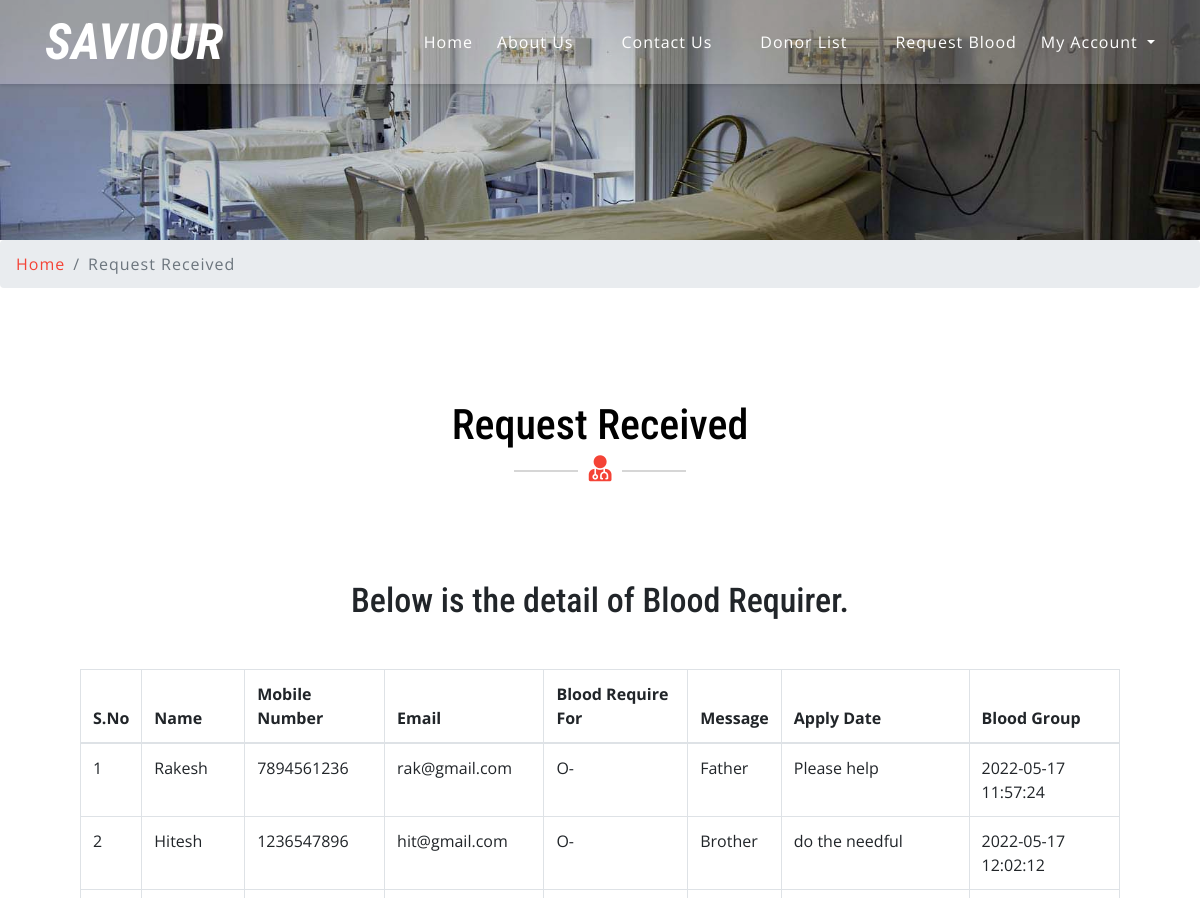
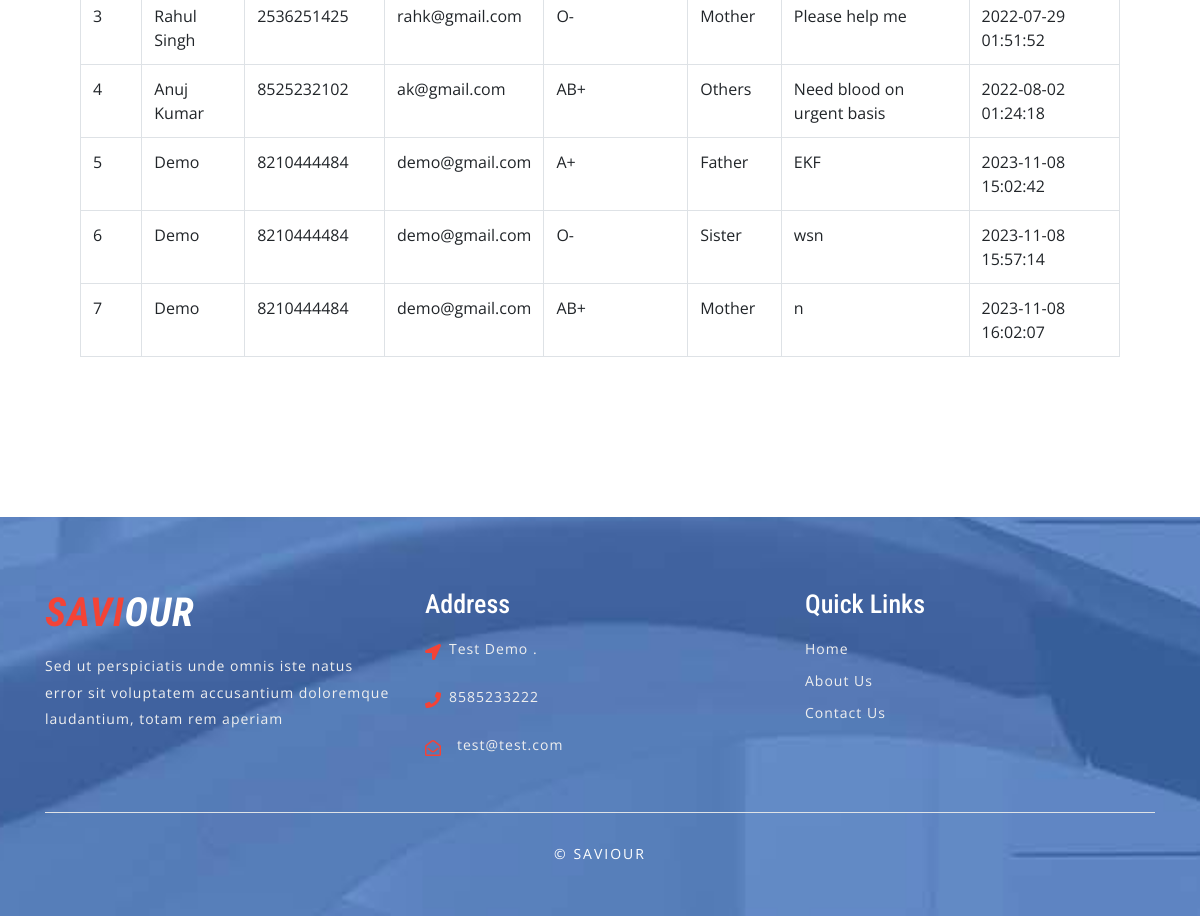
Screenshot of /bbdms/request-received.php (signed in) with the database file from the repository (2 pictures, top to bottom).
### tables this page shows
CREATE TABLE `tblbloodrequirer` (
  `ID` int(10) NOT NULL,
  `BloodDonarID` int(10) DEFAULT NULL,
  `name` varchar(250) DEFAULT NULL,
  `EmailId` varchar(250) DEFAULT NULL,
  `ContactNumber` bigint(10) DEFAULT NULL,
  `BloodRequirefor` varchar(250) DEFAULT NULL,
  `Message` mediumtext DEFAULT NULL,
  `ApplyDate` timestamp NULL DEFAULT current_timestamp()
);

CREATE TABLE `tblblooddonars` (
  `id` int(11) NOT NULL,
  `FullName` varchar(100) DEFAULT NULL,
  `MobileNumber` char(11) DEFAULT NULL,
  `EmailId` varchar(100) DEFAULT NULL,
  `Gender` varchar(20) DEFAULT NULL,
  `Age` int(11) DEFAULT NULL,
  `BloodGroup` varchar(20) DEFAULT NULL,
  `Address` varchar(255) DEFAULT NULL,
  `Message` mediumtext DEFAULT NULL,
  `PostingDate` timestamp NOT NULL DEFAULT current_timestamp(),
  `status` int(1) DEFAULT NULL,
  `Password` varchar(250) DEFAULT NULL
);

CREATE TABLE `tblcontactusinfo` (
  `id` int(11) NOT NULL,
  `Address` tinytext DEFAULT NULL,
  `EmailId` varchar(255) DEFAULT NULL,
  `ContactNo` char(11) DEFAULT NULL
);

### bbdms/request-received.php (the view, shortened to what this page needs)
<?php
include('includes/config.php');
if (strlen($_SESSION['bbdmsdid']==0)) {
  header('location:logout.php');
  } else{
  ?>
<!DOCTYPE html>
<html lang="zxx">
<head>
	<link rel="stylesheet" href="css/bootstrap.css">
	<link rel="stylesheet" href="css/style.css" type="text/css" media="all" />
	<link rel="stylesheet" href="css/fontawesome-all.css">
</head>
<body>
	<?php include('includes/header.php');?>
	<div class="inner-banner-w3ls">
	</div>
	<div class="breadcrumb-agile">
		<div aria-label="breadcrumb">
			<ol class="breadcrumb">
				<li class="breadcrumb-item">
					<a href="index.php">Home</a>
				</li>
				<li class="breadcrumb-item active" aria-current="page">Request Received</li>
			</ol>
		</div>
	</div>
	<div class="appointment py-5">
		<div class="py-xl-5 py-lg-3">
			<div class="w3ls-titles text-center mb-5">
				<h3 class="title">Request Received</h3>
				<span>
					<i class="fas fa-user-md"></i>
				</span>
			</div>
			<div class="d-flex">
				<div class="contact-right-w3l appoint-form" style="width:100% !important;">
					<h5 class="title-w3 text-center mb-5">Below is the detail of Blood Requirer.</h5>
					<table border="1" class="table table-bordered">
                                    <thead>
                                         <tr>
                                         	<th>S.No</th>
                                            <th>Name</th>
                                            <th>Mobile Number</th>
                                            <th>Email</th>
                                            <th>Blood Require For</th>
                                            <th>Message</th>
                                            <th>Apply Date</th>
											<th>Blood Group</th>
                                        </tr>
                                    </thead>
                                    <tbody>
                                        <tr><?php
                                          $uid=$_SESSION['bbdmsdid'];
$sql="SELECT tblbloodrequirer.BloodDonarID,tblbloodrequirer.name,tblbloodrequirer.EmailId,tblbloodrequirer.ContactNumber,tblbloodrequirer.BloodRequirefor,tblbloodrequirer.Message,tblbloodrequirer.ApplyDate,tblblooddonars.id as donid,tblblooddonars.FullName,tblblooddonars.MobileNumber,tblblooddonars.BloodGroup  from  tblbloodrequirer join tblblooddonars on tblblooddonars.id=tblbloodrequirer.BloodDonarID where tblblooddonars.FullName like '%$sdata%' || tblblooddonars.MobileNumber like '%$sdata%'";
$query = $dbh -> prepare($sql);
$query->bindParam(':uid',$uid,PDO::PARAM_STR);
$query->execute();
$results=$query->fetchAll(PDO::FETCH_OBJ);
$cnt=1;
if($query->rowCount() > 0)
{
foreach($results as $row)
{               ?>
                                            <td><?php echo htmlentities($cnt);?></td>
                                        <td><?php  echo htmlentities($row->name);?></td>
                                             <td><?php  echo htmlentities($row->ContactNumber);?></td>
                                             <td><?php  echo htmlentities($row->EmailId);?></td>
											 <td><?php  echo htmlentities($row->BloodGroup);?></td>
                                          <td><?php  echo htmlentities($row->BloodRequirefor);?></td>
                 <td><?php  echo htmlentities($row->Message);?>
                  </td>
                                            <td>
                                              <?php  echo htmlentities($row->ApplyDate);?>
                                            </td>
                                        </tr>
                                    <?php $cnt=$cnt+1;}} else {?>
                                        <tr>
                                            <th colspan="8" style="color:red;"> No Record found</th>
                                        </tr>
                                    <?php } ?>
                                    </tbody>
                                </table>
				</div>
			</div>
		</div>
	</div>
	<?php include('includes/footer.php');?>
	<link rel="stylesheet" href="css/jquery-ui.css" />
</body>
</html><?php } ?>

### bbdms/includes/header.php (shortened to what this page needs)
<div id="home">
    <div class="main-top py-1">
        <nav class="navbar navbar-expand-lg navbar-light fixed-navi">
            <div class="container">
                <h1>
                    <a class="navbar-brand font-weight-bold font-italic" href="index.php">
                        <span>SAVIOUR</span>
                    </a>
                </h1>
                <div class="collapse navbar-collapse text-center" id="navbarSupportedContent">
                    <ul class="navbar-nav ml-lg-auto">
                        <li class="nav-item active mt-lg-0 mt-3">
                            <a class="nav-link" href="index.php">Home
                            </a>
                        </li>
                        <li class="nav-item mx-lg-4 my-lg-0 my-3">
                            <a class="nav-link" href="about.php">About Us</a>
                        </li>
                        <li class="nav-item mx-lg-4 my-lg-0 my-3">
                            <a class="nav-link" href="contact.php">Contact Us</a>
                        </li>
                        <li class="nav-item mx-lg-4 my-lg-0 my-3">
                            <a class="nav-link" href="donor-list.php">Donor List</a>
                        </li>
                        <li class="nav-item mx-lg-4 my-lg-0 my-3">
                            <a class="nav-link" href="contact-blood.php">Request Blood</a>
                        </li>
                        <?php if (strlen($_SESSION['bbdmsdid']!=0)) {?>
                        <li class="nav-item dropdown">
                            <a class="nav-link dropdown-toggle" href="#" id="navbarDropdown" role="button" data-toggle="dropdown"
                                aria-haspopup="true" aria-expanded="false">
                                My Account
                            </a>
                        </li>
                        <?php } ?>
                </div>
            </div>
        </nav>
    </div>
</div>

### bbdms/includes/footer.php (shortened to what this page needs)
<footer>
    <div class="w3ls-footer-grids pt-sm-4 pt-3">
      <div class="container py-xl-5 py-lg-3">
        <div class="row">
          <div class="col-md-4 w3l-footer">
            <h2 class="mb-sm-3 mb-2">
              <a href="index.php" class="text-white font-italic font-weight-bold">
                <span>SAVI</span>OUR
              </a>
            </h2>
            <p>Sed ut perspiciatis unde omnis iste natus error sit voluptatem accusantium doloremque laudantium, totam rem
              aperiam          </div>
          <div class="col-md-4 w3l-footer my-md-0 my-4">
            <h3 class="mb-sm-3 mb-2 text-white">Address</h3>
            <ul class="list-unstyled">
              <?php
$sql = "SELECT * from tblcontactusinfo";
$query = $dbh -> prepare($sql);
$query->execute();
$results=$query->fetchAll(PDO::FETCH_OBJ);
if($query->rowCount() > 0)
{
foreach($results as $result)
{ ?>
              <li>
                <i class="fas fa-location-arrow float-left"></i>
                <p class="ml-4">
                  <span><?php  echo $result->Address; ?>. </p>
                <div class="clearfix"></div>
              </li>
              <li class="my-3">
                <i class="fas fa-phone float-left"></i>
                <p class="ml-4"><?php  echo $result->ContactNo; ?></p>
                <div class="clearfix"></div>
              </li>
              <li>
                <i class="far fa-envelope-open float-left"></i>
                <a href="mailto:info@example.com" class="ml-3"><?php  echo $result->EmailId; ?></a>
                <div class="clearfix"></div>
              </li>
            <?php } } ?></ul>
          </div>
          <div class="col-md-4 w3l-footer">
            <h3 class="mb-sm-3 mb-2 text-white">Quick Links</h3>
            <div class="nav-w3-l">
              <ul class="list-unstyled">
                <li>
                  <a href="index.php">Home</a>
                </li>
                <li class="mt-2">
                  <a href="about.php">About Us</a>
                </li>
                <li class="mt-2">
                  <a href="contact.php">Contact Us</a>
                </li>
              </ul>
            </div>
          </div>
        </div>
        <div class="border-top mt-5 pt-lg-4 pt-3 pb-lg-0 pb-3 text-center">
          <p class="copy-right-grids mt-lg-1">©  SAVIOUR
          </p>
        </div>
      </div>
    </div>
  </footer>

### bbdms/css/style.css (style rules this page uses)
body { padding: 0; margin: 0; background: #FFF; font-family: 'Open Sans', sans-serif; }
body a { transition: 0.5s all; -webkit-transition: 0.5s all; -moz-transition: 0.5s all; -o-transition: 0.5s all; -ms-transition: 0.5s all; text-decoration: none; }
h1, h2, h3, h4, h5, h6 { margin: 0; padding: 0; font-family: 'Roboto Condensed', sans-serif; }
p { margin: 0; padding: 0; font-family: 'Open Sans', sans-serif; font-size: 15px; letter-spacing: 1px; line-height: 1.9; color: #999; }
ul, ol { margin: 0; padding: 0; }
div#home { position: relative; }
.main-top { position: absolute; z-index: 999; width: 100%; background: rgba(255, 255, 255, 0.26); box-shadow: 0 2px 3px 0 rgba(0, 0, 0, 0.1); -webkit-transition: background-color .1s ease-in-out; -moz-transition: background-color .1s ease-in-out; -ms-transition: background-color .1s ease-in-out; -o-transition: background-color .1s ease-in-out; transition: background-color .1s ease-in-out; }
.navbar-light .navbar-nav .nav-link { padding: 0; color: #fff; background: transparent; font-size: 16px; letter-spacing: 1px; }
.navbar-light .navbar-nav .show>.nav-link, .navbar-light .navbar-nav .active>.nav-link, .navbar-light .navbar-nav .nav-link.show, .navbar-light .navbar-nav .nav-link.active, .navbar-light .navbar-nav .nav-link:hover, .navbar-light .navbar-nav .nav-link:focus { color: #ffffff; }
nav.fixed-navi ul { list-style: none; margin: 0; padding: 0; }
nav.fixed-navi ul li { float: left; }
a.navbar-brand { color: #f44336; font-size: 50px; padding: 0; }
.navbar-light .navbar-brand, .navbar-light .navbar-brand:hover, .navbar-light .navbar-brand:focus, .w3l-footer h2 a span { color: #f44336; }
a.navbar-brand span { color: #fff; }
h3.title { color: #000; font-size: 42px; }
.w3ls-titles span { position: relative; }
.w3ls-titles span:before { content: " "; background: #d6d6d6; width: 64px; height: 2px; position: absolute; top: 9px; left: -75px; }
.w3ls-titles span:after { content: " "; background: #d6d6d6; width: 64px; height: 2px; position: absolute; top: 9px; right: -75px; }
.w3ls-titles i { color: #f44336; font-size: 26px; margin-top: 5px; }
footer { background: url(../images/bg3.jpg) no-repeat center fixed; background-size: cover; -webkit-background-size: cover; -moz-background-size: cover; -o-background-size: cover; -moz-background-size: cover; }
.w3l-footer h2 a { font-size: 40px; letter-spacing: 1px; }
.w3l-footer h3 { font-size: 26px; }
.w3l-footer p, .w3l-footer p a, .w3l-footer ul li a { font-size: 14px; color: #efefef; letter-spacing: 1px; }
.w3l-footer ul li i { color: #f44336; line-height: 2; }
p.copy-right-grids { font-size: 14px; color: #fff; letter-spacing: 2px; }
.inner-banner-w3ls { background: url(../images/banner3.jpg) no-repeat center; background-size: cover; -webkit-background-size: cover; -moz-background-size: cover; -o-background-size: cover; -moz-background-size: cover; height: 20vw; }
.breadcrumb li a { color: #f44336; }
.breadcrumb li { letter-spacing: 1px; color: #000; }
h5.title-w3 { font-size: 34px; }
.contact-right-w3l { padding: 3em 5em; }
.contact-right-w3l.appoint-form { float: right; width: 56%; }

### rows the page displays
tblbloodrequirer: name "Rakesh", ContactNumber "7894561236", EmailId "rak@gmail.com", BloodDonarID.BloodGroup "O-", BloodRequirefor "Father", Message "Please help", ApplyDate "2022-05-17 11:57:24"
tblbloodrequirer: name "Hitesh", ContactNumber "1236547896", EmailId "hit@gmail.com", BloodDonarID.BloodGroup "O-", BloodRequirefor "Brother", Message "do the needful", ApplyDate "2022-05-17 12:02:12"
tblbloodrequirer: name "Rahul Singh", ContactNumber "2536251425", EmailId "rahk@gmail.com", BloodDonarID.BloodGroup "O-", BloodRequirefor "Mother", Message "Please help me", ApplyDate "2022-07-29 01:51:52"
tblbloodrequirer: name "Anuj Kumar", ContactNumber "8525232102", EmailId "ak@gmail.com", BloodDonarID.BloodGroup "AB+", BloodRequirefor "Others", Message "Need blood on urgent basis", ApplyDate "2022-08-02 01:24:18"
tblbloodrequirer: name "Demo", ContactNumber "8210444484", EmailId "demo@gmail.com", BloodDonarID.BloodGroup "A+", BloodRequirefor "Father", Message "EKF", ApplyDate "2023-11-08 15:02:42"
tblbloodrequirer: name "Demo", ContactNumber "8210444484", EmailId "demo@gmail.com", BloodDonarID.BloodGroup "O-", BloodRequirefor "Sister", Message "wsn", ApplyDate "2023-11-08 15:57:14"
tblbloodrequirer: name "Demo", ContactNumber "8210444484", EmailId "demo@gmail.com", BloodDonarID.BloodGroup "AB+", BloodRequirefor "Mother", Message "n", ApplyDate "2023-11-08 16:02:07"
tblcontactusinfo: Address "Test Demo", ContactNo "8585233222", EmailId "test@test.com"
